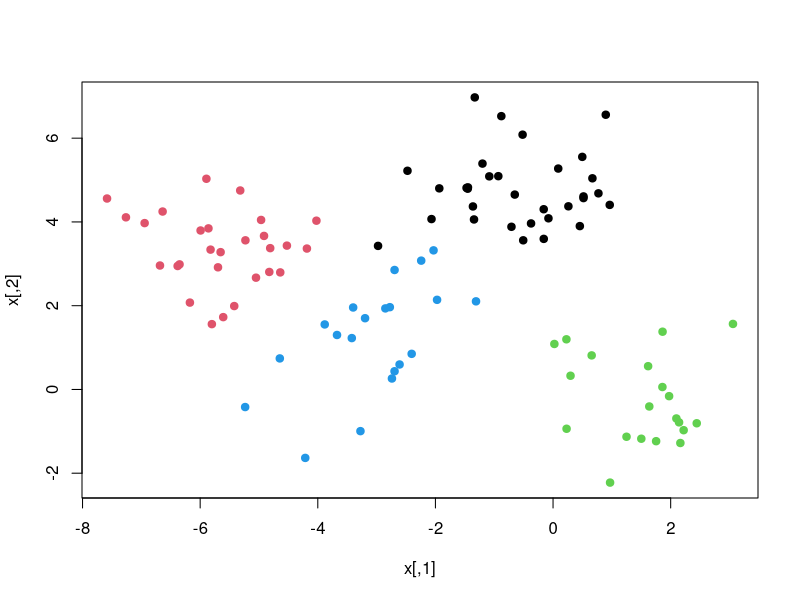
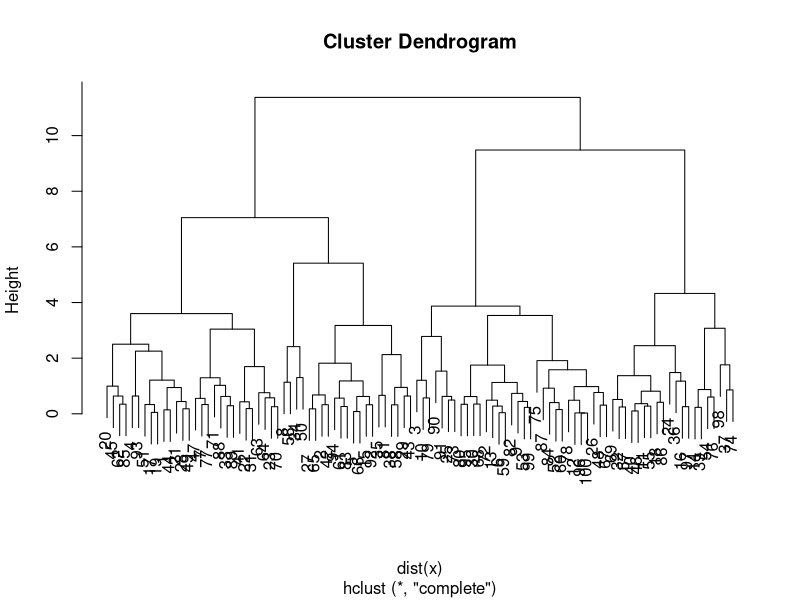
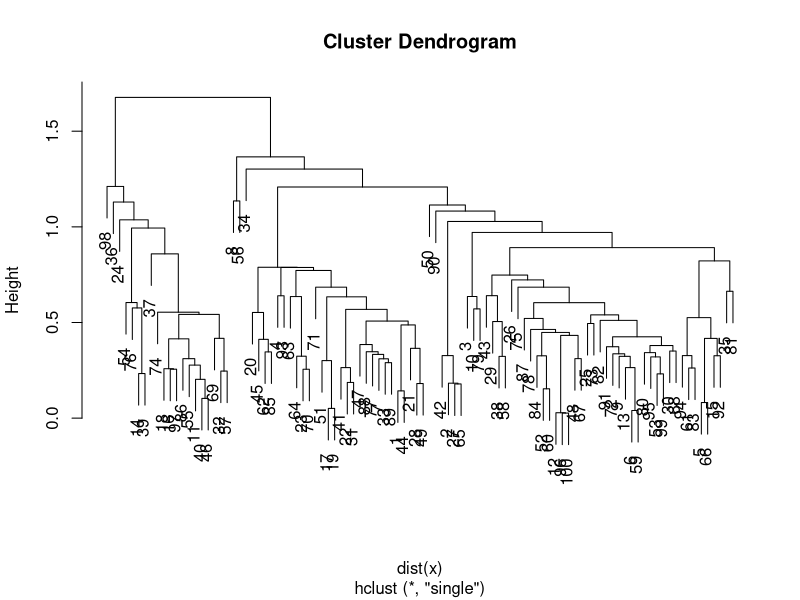
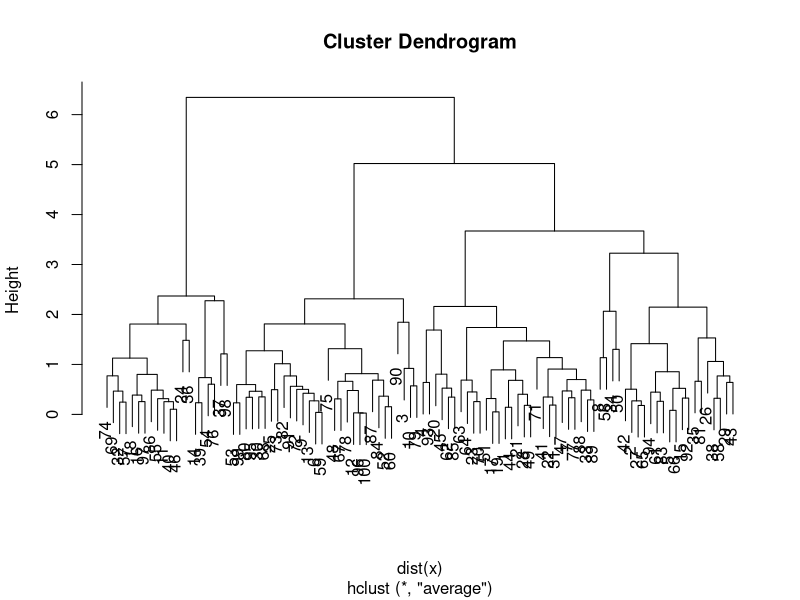
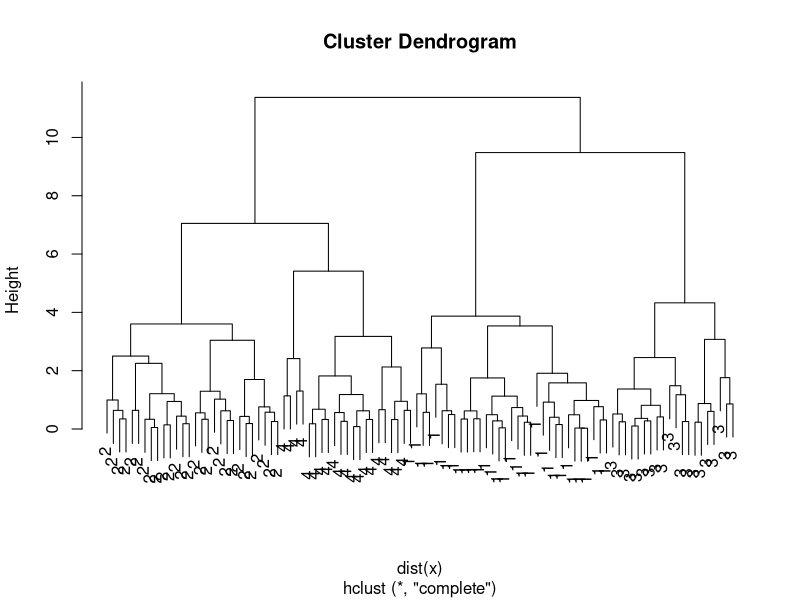

Recreate these plots in R, in order.
## ---- chunk 1
rm(list = ls())
set.seed(101)

x = matrix(rnorm(100*2),100,2)
xmean = matrix(rnorm(8, sd=4),4,2)
which  = sample(1:4, 100, replace=TRUE)
x = x+xmean[which,]
plot(x, col=which, pch=19)
## ---- chunk 2
hc.complete = hclust(dist(x), method='complete')
plot(hc.complete)
hc.single = hclust(dist(x), method='single')
plot(hc.single)
## ---- chunk 3
hc.average = hclust(dist(x), method='average')
plot(hc.average)
## ---- chunk 4
hc.cut = cutree(hc.complete,4)
table(hc.cut,which)
## ---- chunk 5
plot(hc.complete, labels=which)
